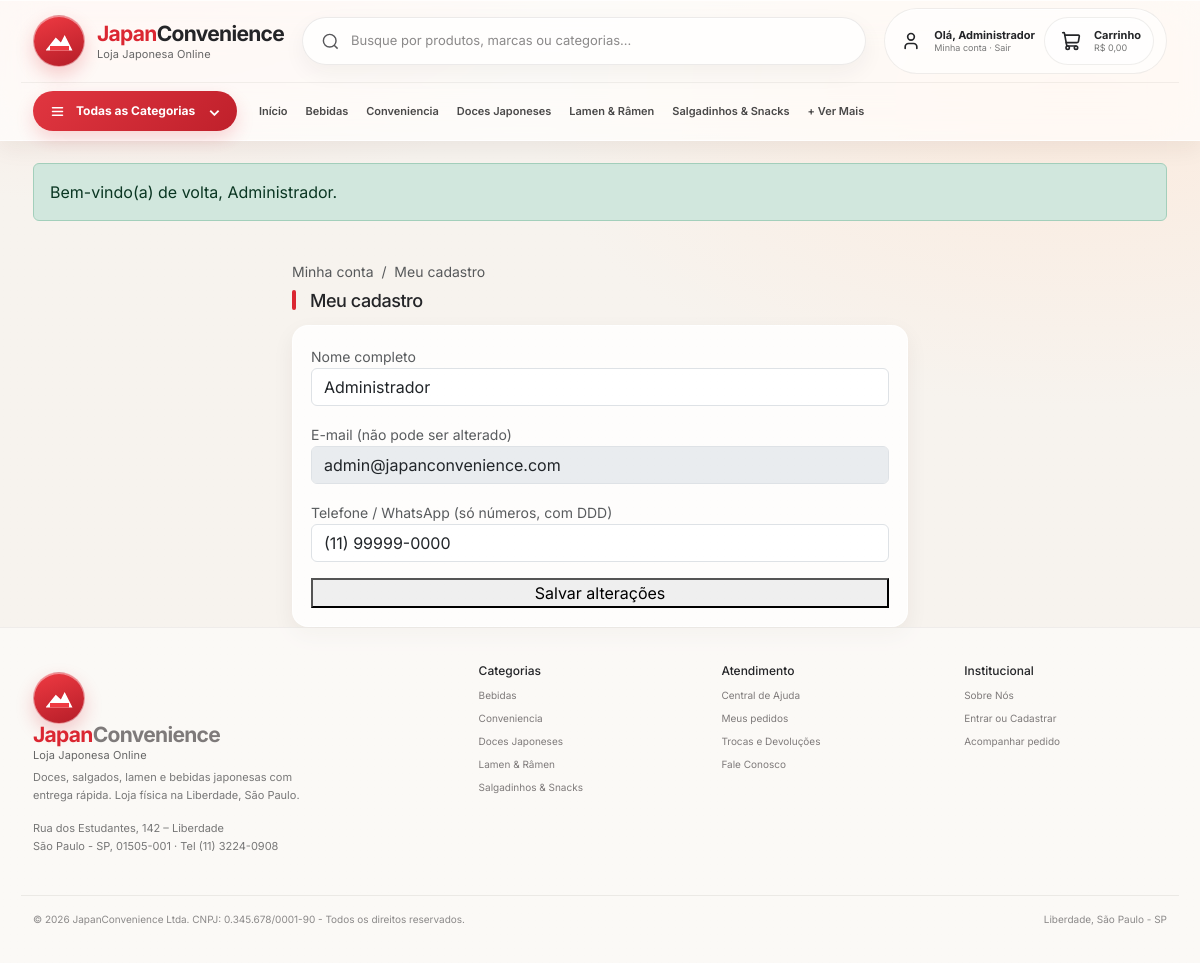
The page /conta-dados.php (signed in) on the database its author committed.
### tables this page shows
CREATE TABLE IF NOT EXISTS categorias (
  id INT AUTO_INCREMENT PRIMARY KEY,
  nome VARCHAR(100) NOT NULL,
  descricao VARCHAR(255) DEFAULT NULL,
  icone VARCHAR(10) DEFAULT '🍱',
  criado_em TIMESTAMP DEFAULT CURRENT_TIMESTAMP
);

CREATE TABLE IF NOT EXISTS usuarios (
  id INT AUTO_INCREMENT PRIMARY KEY,
  nome VARCHAR(100) NOT NULL,
  email VARCHAR(150) NOT NULL UNIQUE,
  senha VARCHAR(255) DEFAULT NULL,
  google_id VARCHAR(100) DEFAULT NULL UNIQUE,
  tipo ENUM('cliente','admin') NOT NULL DEFAULT 'cliente',
  telefone VARCHAR(20) DEFAULT NULL,
  endereco VARCHAR(255) DEFAULT NULL,
  rua VARCHAR(60) DEFAULT NULL,
  numero VARCHAR(10) DEFAULT NULL,
  bairro VARCHAR(40) DEFAULT NULL,
  cidade VARCHAR(60) DEFAULT NULL,
  uf CHAR(2) DEFAULT NULL,
  cep VARCHAR(9) DEFAULT NULL,
  criado_em TIMESTAMP DEFAULT CURRENT_TIMESTAMP
);

### includes/functions.php (called while the page is built, shortened)
<?php
function isLogged() { return isset($_SESSION['usuario_id']); }
function precoBR($v) { return 'R$ ' . number_format((float)$v, 2, ',', '.'); }
function e($s) { return htmlspecialchars((string)$s, ENT_QUOTES, 'UTF-8'); }
function cartTotal($pdo = null) {
    if (empty($_SESSION['carrinho']) || !$pdo) return 0;
}
function flash($key = 'msg') {
    if (isset($_SESSION[$key])) { $m = $_SESSION[$key]; unset($_SESSION[$key]); return $m; }
    return null;
}

### conta-dados.php (the view, shortened to what this page needs)
<?php
require_once 'includes/functions.php';
$stmt = $pdo->prepare("SELECT nome, email, telefone FROM usuarios WHERE id = ?");
$stmt->execute([$_SESSION['usuario_id']]);
$eu = $stmt->fetch();
include 'includes/header.php';
?>
<section class="container" style="margin-top:18px;max-width:640px">
  <p class="small text-muted mb-2"><a href="conta.php" class="text-decoration-none text-muted">Minha conta</a> &nbsp;/&nbsp; <span>Meu cadastro</span></p>
  <div class="section-heading">
    <div><span class="section-mark"></span><h2>Meu cadastro</h2></div>
  </div>
  <div class="adm-card">
    <form method="POST">
      <label class="small text-muted">Nome completo</label>
      <input name="nome" class="form-control mb-3" required value="<?= e($eu['nome']) ?>">
      <label class="small text-muted">E-mail (não pode ser alterado)</label>
      <input class="form-control mb-3" disabled value="<?= e($eu['email']) ?>">
      <label class="small text-muted">Telefone / WhatsApp (só números, com DDD)</label>
      <input name="telefone" class="form-control mb-3" inputmode="numeric" maxlength="11" placeholder="11999990000" value="<?= e($eu['telefone'] ?? '') ?>">
      <button class="jc-btn-red w-100">Salvar alterações</button>
    </form>
  </div>
</section>
<?php include 'includes/footer.php'; ?>

### includes/header.php (shortened to what this page needs)
<?php require_once __DIR__ . '/functions.php';
$navCats = [];
if (isset($pdo)) { try { $navCats = $pdo->query("SELECT id, nome FROM categorias ORDER BY nome")->fetchAll(); } catch (Exception $e) {} }
$__cartCount = function_exists('cartCount') ? cartCount() : 0;
$__cartTotal = (function_exists('cartTotal') && isset($pdo)) ? cartTotal($pdo) : 0;
$__isHome = basename($_SERVER['PHP_SELF'] ?? '') === 'index.php' && empty($_GET['categoria']);
?>
<!DOCTYPE html>
<html lang="pt-BR">
<head>
<link href="https://cdn.jsdelivr.net/npm/bootstrap@5.3.3/dist/css/bootstrap.min.css" rel="stylesheet">
<link rel="stylesheet" href="/JapanConvenience/assets/css/style.css?v=22">
</head>
<body>
<header class="site-header glass">
  <div class="header-top container">
    <a class="brand" href="/JapanConvenience/index.php">
      <span class="brand-mark" aria-hidden="true"><span class="brand-mountain"></span></span>
      <span class="brand-text">
        <strong><span>Japan</span>Convenience</strong>
        <small>Loja Japonesa Online</small>
      </span>
    </a>
    <div class="search-wrap">
      <svg viewBox="0 0 24 24" fill="none" stroke="currentColor" stroke-width="1.8" aria-hidden="true"><path d="m21 21-4.4-4.4m2.4-5.6A8 8 0 1 1 3 11a8 8 0 0 1 16 0Z"/></svg>
      <input id="busca" type="search" placeholder="Busque por produtos, marcas ou categorias..." autocomplete="off">
    </div>
    <div class="header-actions">
      <?php if (isLogged()): ?>
        <span class="account action-pill">
          <span class="icon-circle">
            <svg width="20" height="20" viewBox="0 0 24 24" fill="none" stroke="currentColor" stroke-width="2" stroke-linecap="round" stroke-linejoin="round" aria-hidden="true"><path d="M19 21v-2a4 4 0 0 0-4-4H9a4 4 0 0 0-4 4v2"/><circle cx="12" cy="7" r="4"/></svg>
          </span>
          <span class="action-copy"><b>Olá, <?= e(explode(' ', $_SESSION['usuario_nome'])[0]) ?></b><small><a href="/JapanConvenience/conta.php">Minha conta</a> · <a href="/JapanConvenience/logout.php">Sair</a></small></span>
      <?php endif; ?>
      <div class="cart-wrap">
        <a class="cart action-pill text-decoration-none" href="/JapanConvenience/carrinho.php" style="color:inherit" aria-label="Abrir carrinho">
          <span class="icon-circle">
          </span>
          <span class="action-copy"><b>Carrinho</b><small><?= precoBR($__cartTotal) ?><?= $__cartCount > 0 ? ' · ' . $__cartCount . ($__cartCount === 1 ? ' item' : ' itens') : '' ?></small></span>
        </a>
      </div>
    </div>
  </div>
  <div class="header-nav container">
    <button class="all-categories" id="categoryButton" type="button">
      <svg width="15" height="15" viewBox="0 0 24 24" fill="none" stroke="currentColor" stroke-width="2.4" stroke-linecap="round" aria-hidden="true"><path d="M4 6h16M4 12h16M4 18h16"/></svg>
      Todas as Categorias
      <small>⌄</small>
    </button>
    <nav>
      <a class="<?= $__isHome ? 'active' : '' ?>" href="/JapanConvenience/index.php">Início</a>
      <?php foreach ($navCats as $c): ?>
        <a href="/JapanConvenience/categoria.php?id=<?= $c['id'] ?>"><?= e($c['nome']) ?></a>
      <?php endforeach; ?>
      <a href="/JapanConvenience/categorias.php">+ Ver Mais</a>
    </nav>
  </div>
</header>
<div class="container mt-3">
<?php if ($ok = flash('sucesso')): ?><div class="alert alert-success"><?= e($ok) ?></div><?php endif; ?>
</div>
<main>

### includes/footer.php (shortened to what this page needs)
</main>
<footer class="footer site-footer">
  <div class="container footer-grid">
    <div>
      <a class="brand footer-brand" href="/JapanConvenience/index.php">
        <span class="brand-mark" aria-hidden="true"><span class="brand-mountain"></span></span>
        <span class="brand-text"><strong><span>Japan</span>Convenience</strong><small>Loja Japonesa Online</small></span>
      </a>
      <p>Doces, salgados, lamen e bebidas japonesas com entrega rápida. Loja física na Liberdade, São Paulo.</p>
      <p class="mt-2">Rua dos Estudantes, 142 – Liberdade<br>São Paulo - SP, 01505-001 · Tel (11) 3224-0908</p>
    </div>
    <div>
      <h4>Categorias</h4>
      <?php if (!empty($navCats)): ?>
        <?php foreach ($navCats as $c): ?>
          <a href="/JapanConvenience/categoria.php?id=<?= $c['id'] ?>"><?= e($c['nome']) ?></a>
        <?php endforeach; ?>
      <?php endif; ?>
    </div>
    <div>
      <h4>Atendimento</h4>
      <a href="/JapanConvenience/index.php#sobre">Central de Ajuda</a>
      <a href="/JapanConvenience/meus-pedidos.php">Meus pedidos</a>
      <a href="/JapanConvenience/carrinho.php">Trocas e Devoluções</a>
      <a href="/JapanConvenience/index.php#sobre">Fale Conosco</a>
    </div>
    <div>
      <h4>Institucional</h4>
      <a href="/JapanConvenience/index.php#sobre">Sobre Nós</a>
      <a href="/JapanConvenience/login.php">Entrar ou Cadastrar</a>
      <a href="/JapanConvenience/meus-pedidos.php">Acompanhar pedido</a>
    </div>
  </div>
  <div class="container d-flex justify-content-between flex-wrap gap-2 mt-4 pt-3" style="border-top:1px solid rgba(50,40,35,.08);font-size:10px;color:#8b8989">
    <span>© 2026 JapanConvenience Ltda. CNPJ: 0.345.678/0001-90 - Todos os direitos reservados.</span>
    <span>Liberdade, São Paulo - SP</span>
  </div>
</footer>
</body>
</html>

### rows shown on the page
categorias: nome "Bebidas"
categorias: nome "Conveniencia"
categorias: nome "Doces Japoneses"
categorias: nome "Lamen & Râmen"
categorias: nome "Salgadinhos & Snacks"
usuarios: nome "Administrador", email "admin@japanconvenience.com", telefone "(11) 99999-0000"

### other values the page prints
explode(' ', $_SESSION['usuario_nome'])[0] "Administrador"
precoBR($__cartTotal) "R$ 0,00"
$ok "Bem-vindo(a) de volta, Administrador."
